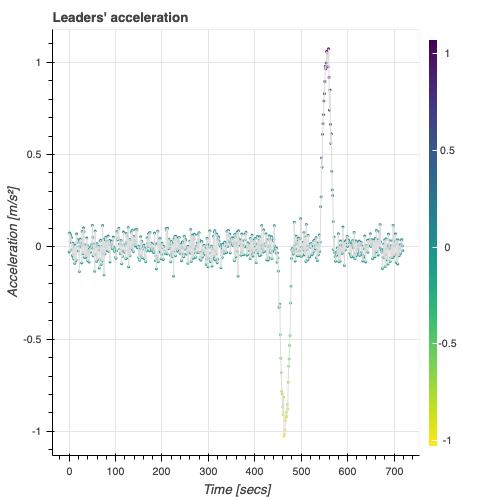
#> input picture img/1-head.png, 500 x 500 px; its folder holds only this picture in this run
$ python -i process_results.py   (imports and definitions only)
#> lines starting #> are read from the running program, lines starting #| are printed output that depends on the picture
"""
    Process results

    This script process results for the final report of SCOOP

"""

# ==============================================================================
# Imports
# ==============================================================================

import pandas as pd
from matplotlib import pyplot as plt

from matplotlib import rc

# [2 lines not run here, left out]

from glob import glob
import re

# ==============================================================================
# Constants
# ==============================================================================

ddir_lst = ["data/eu4dpfmix_mpr0.csv", "data/eu4dpfmix.csv"]

# ==============================================================================
# Functions
# ==============================================================================


def column_generator(data_frame):
    """
        Create supplementary columns
    """

    str_splt = data_frame["Cycle"].split("-")
    veh_id = int(str_splt[0])
    mpr = float(str_splt[2].split("_")[0])
    flow = float(str_splt[3].split("_")[0])
    distance = int(str_splt[4].split(".dri")[0])
    return pd.Series([veh_id, mpr, flow, distance])


# [362 lines left out: functions create_columns, refer_to_mpr, plot_var, plot_co2perc, plot_co2, plot_ttt and 12 more, not called in this run]


# ==============================================================================
# Processing
# ==============================================================================

# CO2
# ==============================================================================

# Import csv files
# [1 line that did not run here, left out]
fltstr = "PC_EU4_D_DPFMix_HBEFA41.gen"
# [1 line that did not run here, left out]

# Combine data + column selection
sel_cols = ["Input File", "Cycle", "CO2_TP"]
# [1 line that did not run here, left out]
# [1 line that did not run here, left out]

# Create supplementary columns
# [1 line that did not run here, left out]
# [1 line that did not run here, left out]

# Replace values
# [1 line that did not run here, left out]
# [1 line that did not run here, left out]

# Refer data to MPR 0%
# [1 line that did not run here, left out]

# Plot CO 2 % vs Flow
# [1 line that did not run here, left out]
# [1 line not run here, left out]

# [1 line that did not run here, left out]
# [1 line not run here, left out]
# plt.show()

# Travel Time
# ==============================================================================

# Import csv files
# [4 lines that did not run here, left out]

# Replace values
# [1 line that did not run here, left out]
# [1 line that did not run here, left out]

# Refer to data MPR 0%
# [1 line that did not run here, left out]
# [1 line that did not run here, left out]
# [1 line that did not run here, left out]

# Average Travel Time
# ==============================================================================

# Plot Avg TT vs Flow
# [1 line that did not run here, left out]
# [1 line not run here, left out]

# Plot Avg TT % Change vs Flow
# [1 line that did not run here, left out]
# [1 line not run here, left out]

# Plot Avg TT vs distance
# [1 line that did not run here, left out]
# [1 line not run here, left out]

# Plot Avg TT % Change vs distance
# [1 line that did not run here, left out]
# [1 line not run here, left out]

# Total Travel Time
# ==============================================================================

# Plot total TT vs Flow
# [1 line that did not run here, left out]
# [1 line not run here, left out]

# Plot total TT % Change vs Flow
# [1 line that did not run here, left out]
# [1 line not run here, left out]

# Plot total TT vs distance
# [1 line that did not run here, left out]
# [1 line not run here, left out]

# Plot total TT % Change vs distance
# [1 line that did not run here, left out]
# [1 line not run here, left out]

# Time to Collision
# ==============================================================================

# Plot total TT vs Flow
# [1 line that did not run here, left out]
# [1 line not run here, left out]

# Plot total TT % Change vs Flow
# [1 line that did not run here, left out]
# [1 line not run here, left out]

# Plot total TT vs distance
# [1 line that did not run here, left out]
# [1 line not run here, left out]

# Plot total TT % Change vs distance
# [1 line that did not run here, left out]
# [1 line not run here, left out]

# Headway space
# ==============================================================================

files = glob("data/csv/spacing_*.csv")
df_list = []

# Pattern to recover x-0.1
pattern = re.compile(r"[a-z]*-\d*[.]?\d*")

# [12 lines not run here, left out]

# Combine everything
# [1 line that did not run here, left out]

df_hwy_d = []
plt_hwyd = []

# Plot and save for each distance
# Headway vs
# [3 lines not run here, left out]

# Manual Pivoting for easyness
# Case 1
# [1 line that did not run here, left out]
# [1 line that did not run here, left out]

fig, ax = plt.subplots(figsize = (10,7.5))
# [5 lines not run here, left out]

# Case 2
# [1 line that did not run here, left out]
# [1 line that did not run here, left out]

fig, ax = plt.subplots(figsize = (10,7.5))
# [5 lines not run here, left out]

>>> import cv2
>>> picture = cv2.imread('img/1-head.png', cv2.IMREAD_GRAYSCALE)
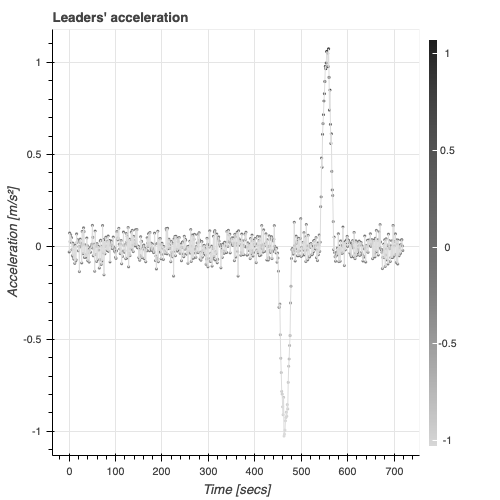
#> picture: shape (500, 500); min 0, max 255, mean 248.4
#> (the run stopped early here; a loop or call above may not have finished)

$ run again, on img/2-gps.png
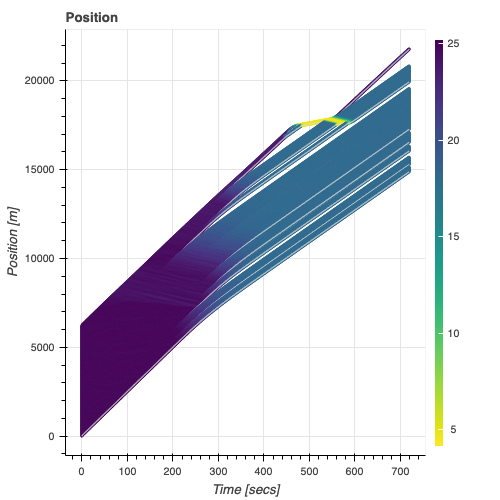
#> input picture img/2-gps.png, 500 x 500 px
#> `picture = cv2.imread('img/1-head.png', cv2.IMREAD_GRAYSCALE)`:
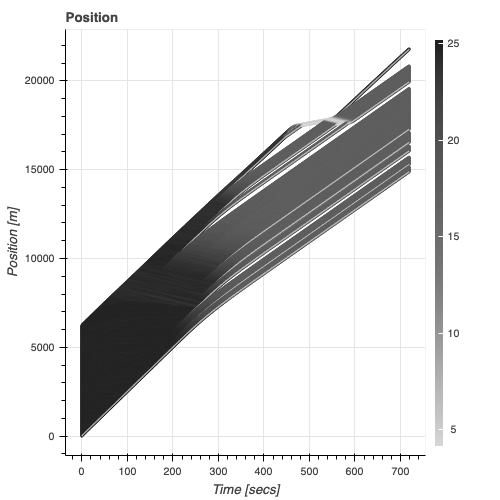
#> picture: shape (500, 500); min 0, max 255, mean 223.9

$ run again, on img/3-acc.png
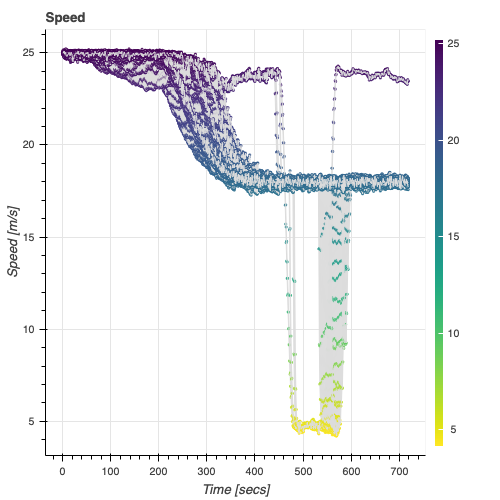
#> input picture img/3-acc.png, 500 x 500 px
#> `picture = cv2.imread('img/1-head.png', cv2.IMREAD_GRAYSCALE)`:
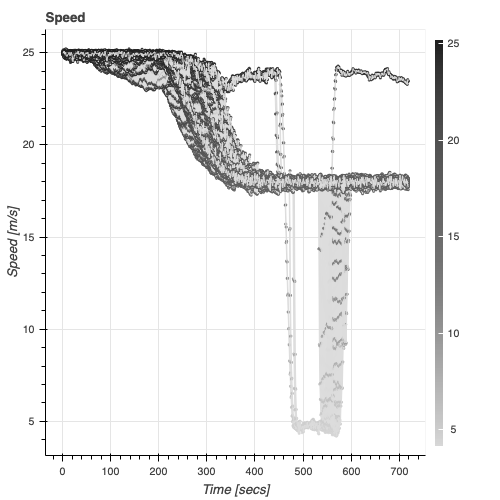
#> picture: shape (500, 500); min 0, max 255, mean 242.2

$ run again, on img/4-accel.png
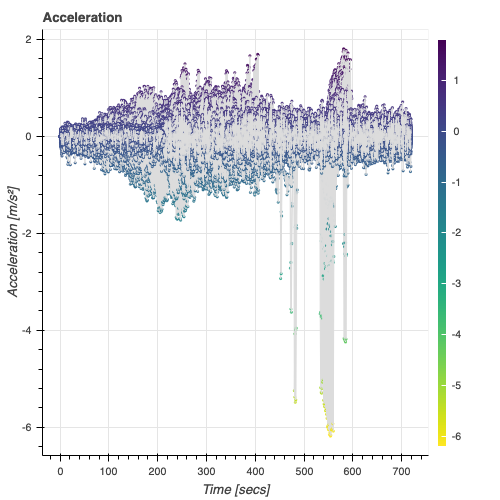
#> input picture img/4-accel.png, 500 x 500 px
#> `picture = cv2.imread('img/1-head.png', cv2.IMREAD_GRAYSCALE)`:
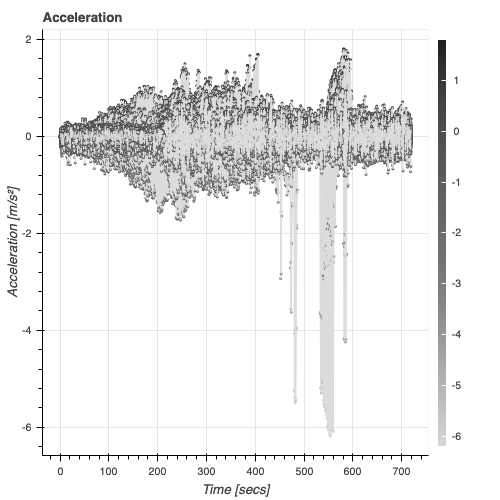
#> picture: shape (500, 500); min 0, max 255, mean 239.9
